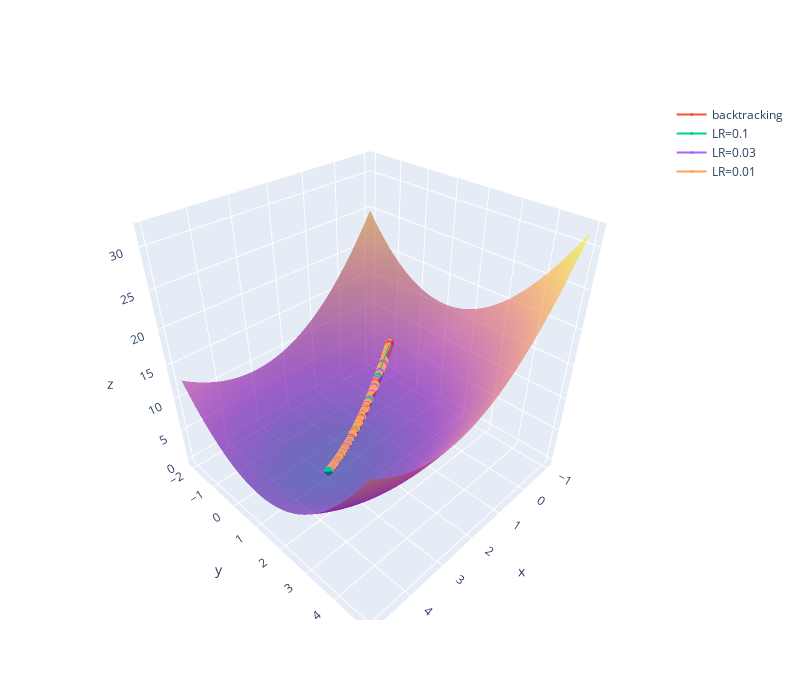

Notebook code for this chart:
### Markdown cell above
We are going to plot the error and, since it's only a bivariate funciton, plot it in 3d in an animated figure

### Code cell
plt.figure()
plt.yscale("log")
plt.xscale("log")
legend=['backtracking','LR=0.1','LR=0.03','LR=0.01']

for i in range(len(x_tot)):
    plt.plot(f_tot[i])
plt.legend(legend)

try:
    X, Y = np.mgrid[-1:5:0.05, -2:5:0.05]

    x_=np.reshape(X,(-1,))                           # calculate the funcion in some points to plot the surface
    y_=np.reshape(Y,(-1,))
    Z=[f([x_[i],y_[i]]) for i in range(len(x_)) ]
    Z=np.reshape(Z,X.shape)


    fig = go.Figure()

    fig.add_surface(    # add the surface of the function
            x=X,
            y=Y,
            z=Z, 
            opacity=0.6,
            showscale=False
            ),


    for i in range(len(x_tot)):
        fig.add_scatter3d(          # add the lines of the runs
                x=x_tot[i][:,0], 
                y=x_tot[i][:,1], 
                z=f_tot[i], 
                marker= dict(size=3, ),
                name=legend[i]),
        
    fig.update_layout(          # increase size of the output
            autosize=False,
            width=800,
            height=700)

    fig.show()

finally:
    pass
